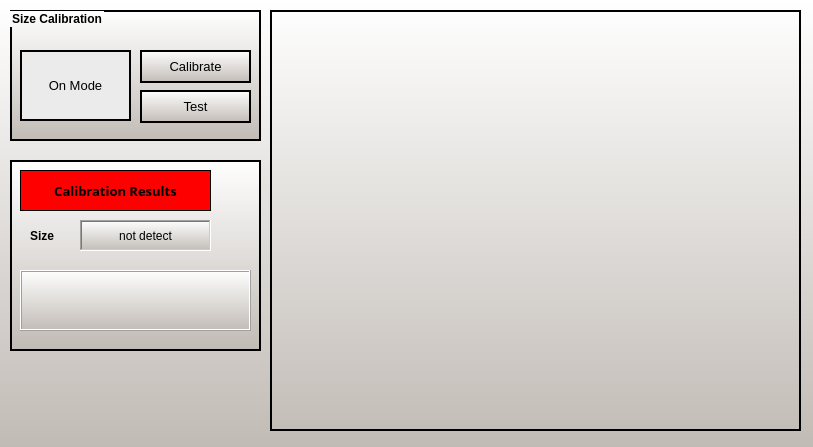
<?xml version="1.0" encoding="UTF-8"?>
<ui version="4.0">
 <class>Dialog</class>
 <widget class="QDialog" name="Dialog">
  <property name="geometry">
   <rect>
    <x>0</x>
    <y>0</y>
    <width>813</width>
    <height>447</height>
   </rect>
  </property>
  <property name="windowTitle">
   <string>Calibrate size model</string>
  </property>
  <property name="windowIcon">
   <iconset>
    <normaloff>icon_tools.png</normaloff>icon_tools.png</iconset>
  </property>
  <property name="styleSheet">
   <string notr="true">background-color: qlineargradient(spread:pad, x1:1, y1:1, x2:1, y2:0, stop:0 rgba(193, 187, 181, 255), stop:1 rgba(255, 255, 255, 255))</string>
  </property>
  <widget class="QGroupBox" name="groupBox_10">
   <property name="geometry">
    <rect>
     <x>10</x>
     <y>10</y>
     <width>251</width>
     <height>131</height>
    </rect>
   </property>
   <property name="font">
    <font>
     <pointsize>9</pointsize>
     <weight>75</weight>
     <bold>true</bold>
    </font>
   </property>
   <property name="styleSheet">
    <string notr="true">border: 2px solid #000000;</string>
   </property>
   <property name="title">
    <string>Size Calibration</string>
   </property>
   <property name="flat">
    <bool>false</bool>
   </property>
   <widget class="QPushButton" name="btn_calib_size">
    <property name="geometry">
     <rect>
      <x>130</x>
      <y>40</y>
      <width>111</width>
      <height>33</height>
     </rect>
    </property>
    <property name="font">
     <font>
      <pointsize>10</pointsize>
      <weight>50</weight>
      <bold>false</bold>
     </font>
    </property>
    <property name="cursor">
     <cursorShape>PointingHandCursor</cursorShape>
    </property>
    <property name="text">
     <string>Calibrate</string>
    </property>
    <property name="icon">
     <iconset>
      <normaloff>icon_calib.png</normaloff>icon_calib.png</iconset>
    </property>
    <property name="autoDefault">
     <bool>true</bool>
    </property>
   </widget>
   <widget class="QPushButton" name="btn_test_size">
    <property name="geometry">
     <rect>
      <x>130</x>
      <y>80</y>
      <width>111</width>
      <height>33</height>
     </rect>
    </property>
    <property name="font">
     <font>
      <pointsize>10</pointsize>
      <weight>50</weight>
      <bold>false</bold>
     </font>
    </property>
    <property name="cursor">
     <cursorShape>PointingHandCursor</cursorShape>
    </property>
    <property name="text">
     <string>Test</string>
    </property>
    <property name="icon">
     <iconset>
      <normaloff>icon_test.png</normaloff>icon_test.png</iconset>
    </property>
    <property name="autoDefault">
     <bool>true</bool>
    </property>
   </widget>
   <widget class="QPushButton" name="btn_calib_mode">
    <property name="geometry">
     <rect>
      <x>10</x>
      <y>40</y>
      <width>111</width>
      <height>71</height>
     </rect>
    </property>
    <property name="font">
     <font>
      <pointsize>10</pointsize>
      <weight>50</weight>
      <bold>false</bold>
     </font>
    </property>
    <property name="cursor">
     <cursorShape>PointingHandCursor</cursorShape>
    </property>
    <property name="styleSheet">
     <string notr="true">background: rgb(235,235,235)</string>
    </property>
    <property name="text">
     <string>On Mode</string>
    </property>
    <property name="autoDefault">
     <bool>true</bool>
    </property>
   </widget>
  </widget>
  <widget class="QLabel" name="calib_size_view">
   <property name="geometry">
    <rect>
     <x>270</x>
     <y>10</y>
     <width>531</width>
     <height>421</height>
    </rect>
   </property>
   <property name="styleSheet">
    <string notr="true">background: transparent;</string>
   </property>
   <property name="frameShape">
    <enum>QFrame::WinPanel</enum>
   </property>
   <property name="text">
    <string/>
   </property>
   <property name="pixmap">
    <pixmap>load_image.png</pixmap>
   </property>
   <property name="scaledContents">
    <bool>true</bool>
   </property>
  </widget>
  <widget class="QFrame" name="frame_7">
   <property name="geometry">
    <rect>
     <x>10</x>
     <y>160</y>
     <width>251</width>
     <height>191</height>
    </rect>
   </property>
   <property name="frameShape">
    <enum>QFrame::WinPanel</enum>
   </property>
   <property name="frameShadow">
    <enum>QFrame::Plain</enum>
   </property>
   <widget class="QLabel" name="label_31">
    <property name="geometry">
     <rect>
      <x>10</x>
      <y>10</y>
      <width>191</width>
      <height>41</height>
     </rect>
    </property>
    <property name="font">
     <font>
      <family>Montserrat</family>
      <pointsize>10</pointsize>
      <weight>75</weight>
      <bold>true</bold>
      <underline>false</underline>
     </font>
    </property>
    <property name="styleSheet">
     <string notr="true">background: #ff0000
</string>
    </property>
    <property name="frameShape">
     <enum>QFrame::Box</enum>
    </property>
    <property name="text">
     <string>Calibration Results</string>
    </property>
    <property name="alignment">
     <set>Qt::AlignCenter</set>
    </property>
   </widget>
   <widget class="QLabel" name="label_32">
    <property name="geometry">
     <rect>
      <x>20</x>
      <y>60</y>
      <width>41</width>
      <height>31</height>
     </rect>
    </property>
    <property name="font">
     <font>
      <pointsize>9</pointsize>
      <weight>75</weight>
      <bold>true</bold>
      <underline>false</underline>
      <strikeout>false</strikeout>
     </font>
    </property>
    <property name="styleSheet">
     <string notr="true">background: transparent;</string>
    </property>
    <property name="text">
     <string>Size</string>
    </property>
   </widget>
   <widget class="QLabel" name="res_size">
    <property name="geometry">
     <rect>
      <x>70</x>
      <y>60</y>
      <width>131</width>
      <height>31</height>
     </rect>
    </property>
    <property name="font">
     <font>
      <family>MS Shell Dlg 2</family>
      <pointsize>9</pointsize>
     </font>
    </property>
    <property name="frameShape">
     <enum>QFrame::WinPanel</enum>
    </property>
    <property name="frameShadow">
     <enum>QFrame::Sunken</enum>
    </property>
    <property name="text">
     <string>not detect</string>
    </property>
    <property name="alignment">
     <set>Qt::AlignCenter</set>
    </property>
   </widget>
   <widget class="QLabel" name="lb_info">
    <property name="geometry">
     <rect>
      <x>10</x>
      <y>110</y>
      <width>231</width>
      <height>61</height>
     </rect>
    </property>
    <property name="font">
     <font>
      <pointsize>9</pointsize>
      <italic>false</italic>
     </font>
    </property>
    <property name="focusPolicy">
     <enum>Qt::ClickFocus</enum>
    </property>
    <property name="styleSheet">
     <string notr="true"/>
    </property>
    <property name="frameShape">
     <enum>QFrame::Box</enum>
    </property>
    <property name="frameShadow">
     <enum>QFrame::Raised</enum>
    </property>
    <property name="lineWidth">
     <number>1</number>
    </property>
    <property name="text">
     <string/>
    </property>
    <property name="alignment">
     <set>Qt::AlignLeading|Qt::AlignLeft|Qt::AlignTop</set>
    </property>
    <property name="margin">
     <number>1</number>
    </property>
   </widget>
  </widget>
 </widget>
 <resources/>
 <connections/>
</ui>
